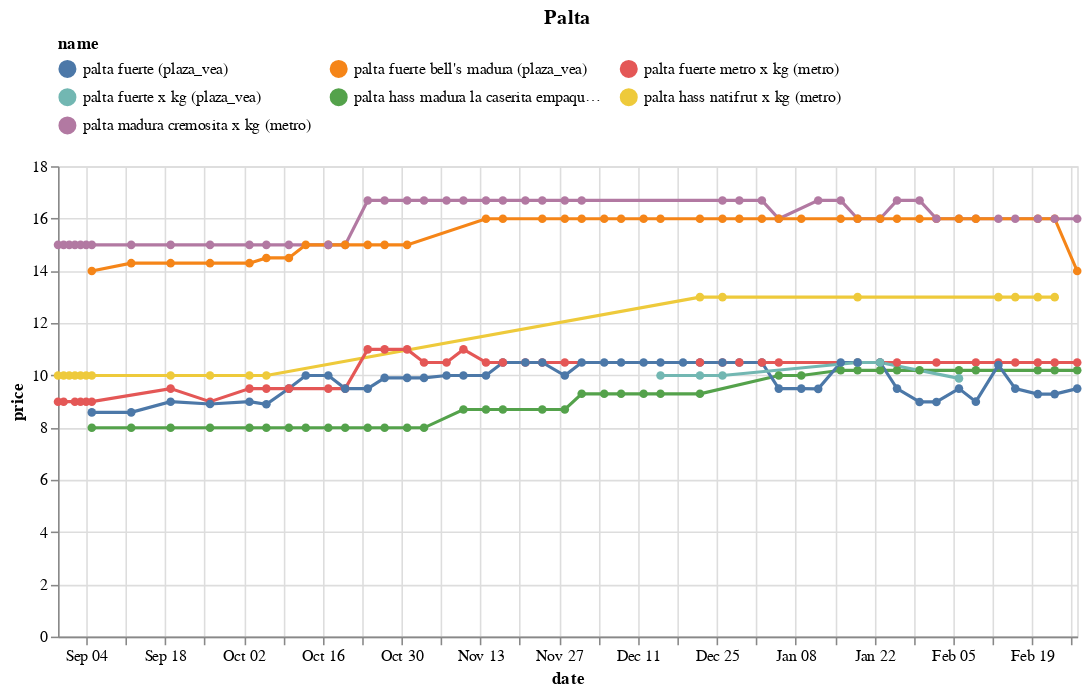

Notebook code cell kept with this figure:
### Code cell
(df
 .loc[df.name.isin(names)]
 .pipe(alt.Chart)
 .mark_line(point=True)
 .encode(x='date', y='price', color='name', tooltip=['name','price'])
 .properties(width=650, title='Palta')
 .configure_legend(orient='top', columns=3)
)

### Figure 1 — Vega-Lite specification as saved in the notebook (floating-point values rounded to 4 significant figures; data arrays with more than 128 entries replaced by an {"elided": "..."} marker saying what was removed)
{"config": {"view": {"continuousWidth": 400, "continuousHeight": 300}, "legend": {"columns": 3, "orient": "top"}}, "data": {"name": "data-3a486f572b3d69ee56738be6e79cee77"}, "mark": {"type": "line", "point": true}, "encoding": {"color": {"field": "name", "type": "nominal"}, "tooltip": [{"field": "name", "type": "nominal"}, {"field": "price", "type": "quantitative"}], "x": {"field": "date", "type": "temporal"}, "y": {"field": "price", "type": "quantitative"}}, "title": "Palta", "width": 650, "$schema": "https://vega.github.io/schema/vega-lite/v4.17.0.json", "datasets": {"data-3a486f572b3d69ee56738be6e79cee77": {"elided": "231 records"}}}
